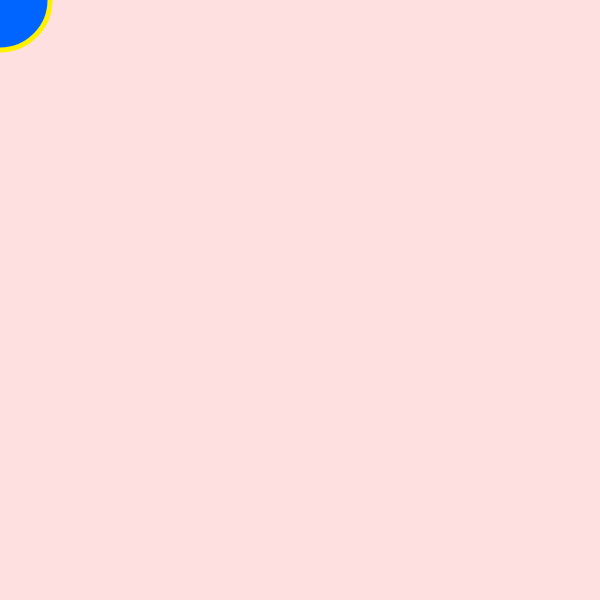
Frame 1 (no input)
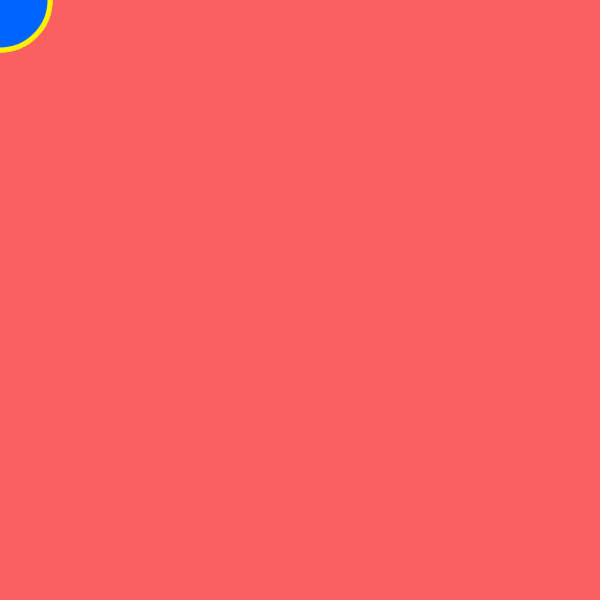
Frame 60 (no input)
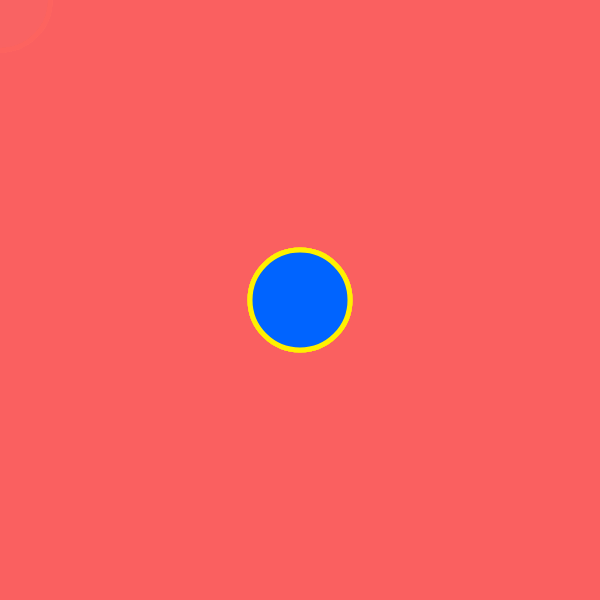
Frame 120 (the mouse pressed at the canvas centre since frame 60)

The p5.js sketch that drew these frames (run headless with seeded random() and noise() and a simulated clock; from frame 60 on, the mouse is pressed at the canvas centre):

// p5.js sketch
// ── sketch.js
function setup() {
  createCanvas(600, 600);
}

function draw() {
  background(250, 100, 100, 50);
  stroke(255, 240, 0);
  strokeWeight(5);
  fill(0, 100, 255);
  ellipse(mouseX, mouseY, 100, 100);
}
